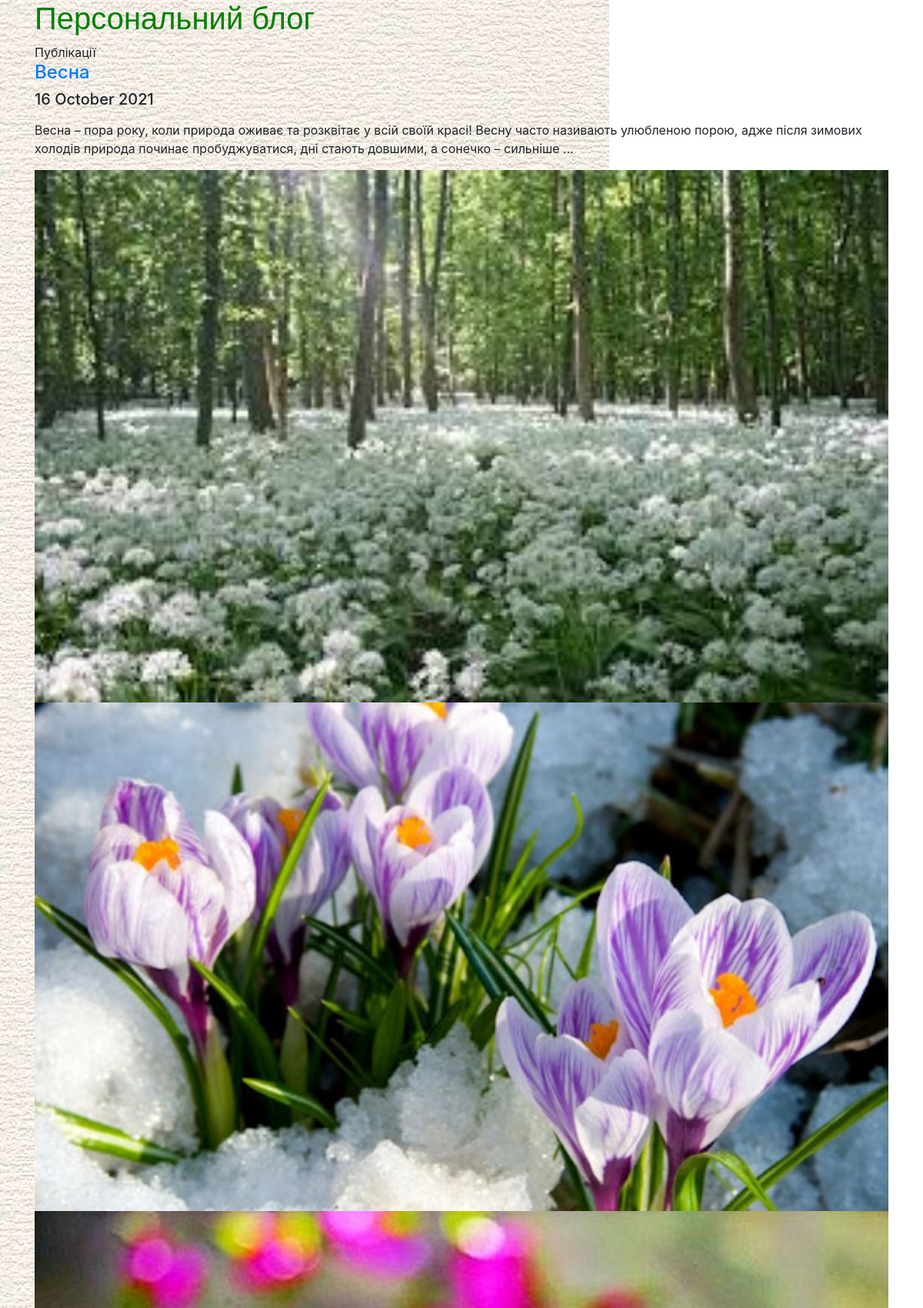
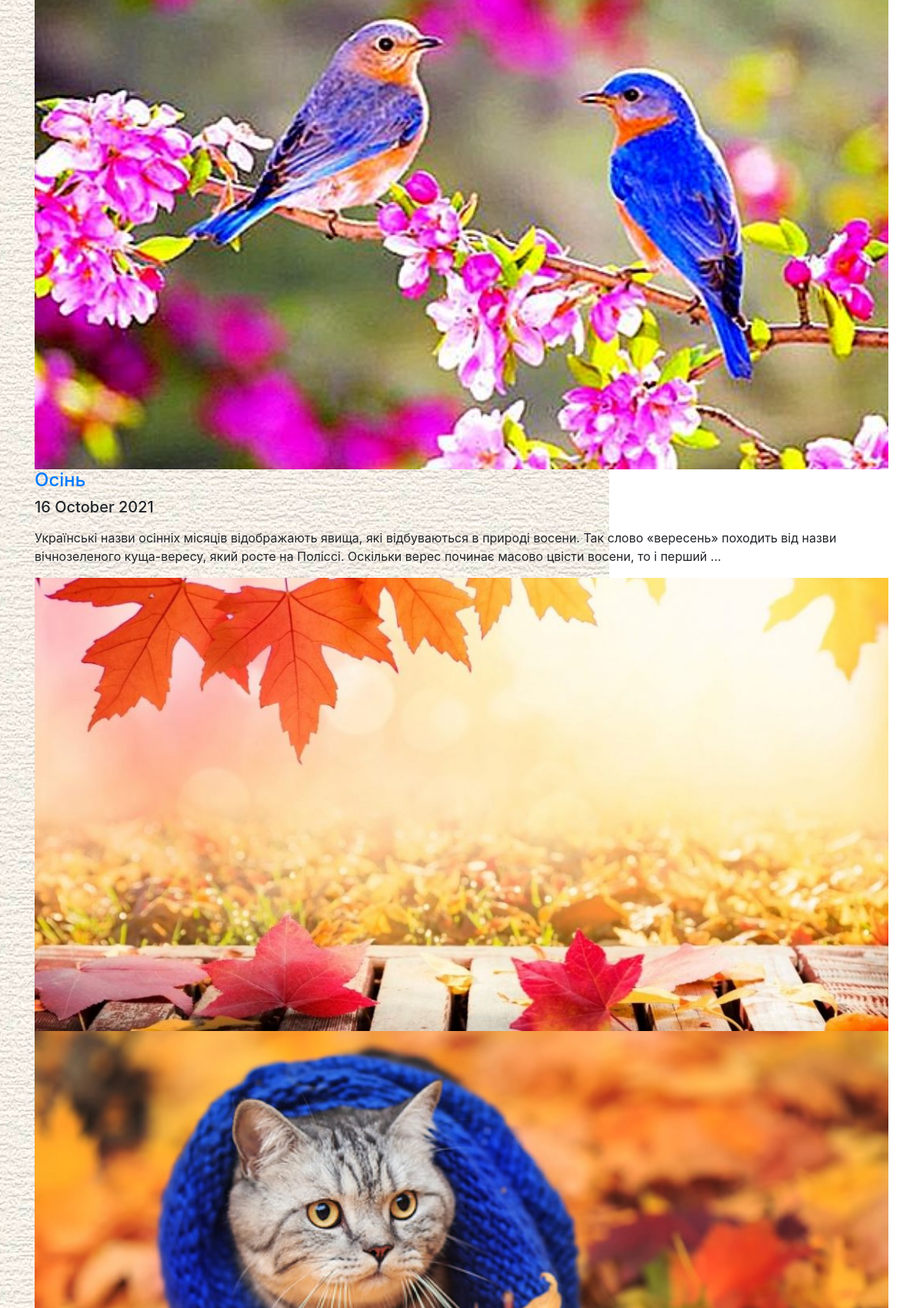
The page /articles (upper part) on the database its author committed (2 pictures, top to bottom).
### app_blog/models.py (models this page shows, shortened)
class Article(models.Model):
    title = models.CharField(u'Заголовок', max_length=250, help_text=u'Максимум 250 символів')
    description = models.TextField(blank=True, verbose_name=u'Опис')
    pub_date = models.DateTimeField(u'Дата публікації', auto_now=True)
    slug = models.SlugField(u'Слаг', unique_for_date='pub_date')
    main_page = models.BooleanField(u'Головна', default=False, help_text=u'Показувати на головній сторінці')
    category = models.ForeignKey(Category, related_name='articles', blank=True, null=True, verbose_name=u'Категорія',
                                 on_delete=models.CASCADE)
    objects = models.Manager()
    class Meta:
        ordering = ['-pub_date']
        verbose_name = u'Стаття'
        verbose_name_plural = u'Статті'
    def get_absolute_url(self):
        try:
            url = reverse('news-detail', kwargs={'year': self.pub_date.strftime("%Y"),
                                                 'month': self.pub_date.strftime("%m"),
                                                 'day': self.pub_date.strftime("%d"),
                                                 'slug': self.slug,
                                                 })
        except:
            url = "/"
        return url

class ArticleImage(models.Model):
    article = models.ForeignKey(Article, verbose_name=u'Стаття', related_name='images', on_delete=models.CASCADE)
    image = models.ImageField(u'Фото', upload_to='photos')
    title = models.CharField(u'Заголовок', max_length=250,
                             help_text=u'Максимум 250символів', blank=True)
    class Meta:
        verbose_name = u'Фото для статті'
        verbose_name_plural = u'Фото для статті'

### app_blog/views.py (the view)
# urls.py: path(r'articles', ArticleList.as_view(), name='articles-list'),
class ArticleList(ListView):
    model = Article
    template_name = 'articles_list.html'
    context_object_name = 'items'
    def get_context_data(self, *args, **kwargs):
        context = super(ArticleList, self).get_context_data(*args, **kwargs)
        try:
            context['category'] = Category.object.get(slug=self.kwargs.get('slug'))
        except Exception:
            context['category'] = None
        return context

### app_blog/templates/articles_list.html (shortened to what this page needs)
<!DOCTYPE html>
<html lang="en">
<head>
</head>
<body>
{% extends "base.html" %}
{% load static %}
{% block content %}{% endblock %}

### app_blog/static/css/main.css (style rules this page uses)
body { background-image: url('../img/bg.jpg'); background-repeat: repeat-y; }
div.container-image > img { width: 100%; }

### rows shown on the page
Article: pub_date+slug+title "Публікації Весна 16 October 2021 Весна – пора року, коли природа оживає та розквітає у всій своїй красі! Весну часто називають улюбленою порою, адже після зимових холодів природа починає пробуджуватися, дні стають довшими, а сонечко – сильніше … Осінь 16 October 2021 Українські назви осінніх місяців відображають явища, які відбуваються в природі восени. Так слово «вересень» походить від назви вічнозеленого куща-вересу, який росте на Поліссі. Оскільки верес починає масово цвісти восени, то і перший …", pub_date+slug+title (picture)
